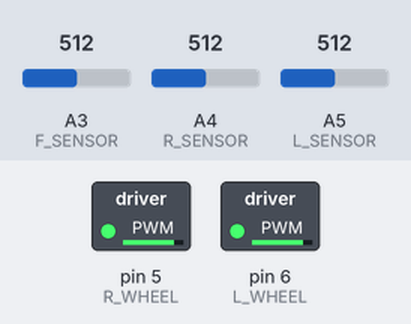
The sketch below on a simulated Arduino Uno, built with avr-gcc and run on an emulated ATmega328P. On the bench: switched loads named in the sketch (green lamp = pin HIGH). The inputs (shaded band) are chosen by the test bench; at power-on: A3 (F_SENSOR) = 512, A4 (R_SENSOR) = 512, A5 (L_SENSOR) = 512.

Above: at 4.2 s.
4.3 s: A3 (F_SENSOR) set to 821
5.8 s: A3 (F_SENSOR) set to 845
At 6.47 s:
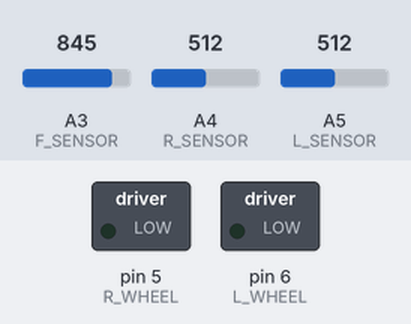
8.8 s: A3 (F_SENSOR) set to 820
10.6 s: A4 (R_SENSOR) set to 340
At 11.1 s:
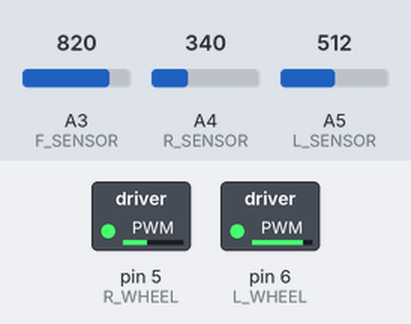
12.1 s: A5 (L_SENSOR) set to 340
At 13.3 s:
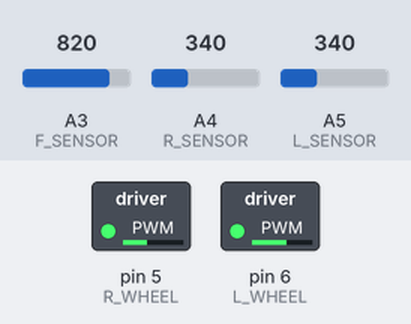
13.6 s: A5 (L_SENSOR) set to 360
At 14.6 s:
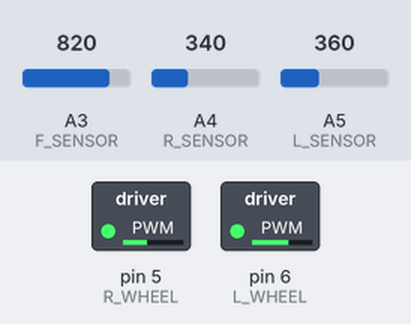
Timing chart, 0 to 16.1 s (numbered marks = the images above; inputs shaded):
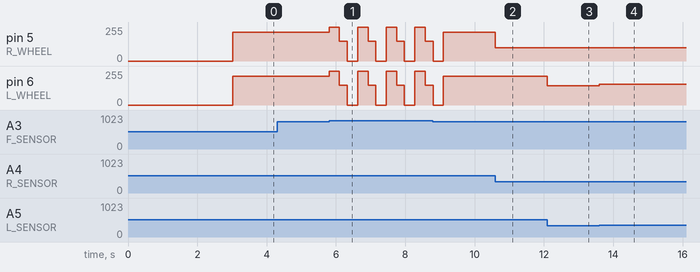

The sketch:

Capstone.ino
```cpp
//Battery2
  //---
  //7.2 V (Much later)

//Battery3
  //9.6 V
  //8.3 V (1.5 hrs)

//Battery4
  //9.68 V
  //8.6 (30 min) (ideal!) (as in, we gucci)

//IR Sensors
#define L_SENSOR 19
#define F_SENSOR 17
#define R_SENSOR 18

//H-Bridge Pins
#define L_1 9
#define L_2 10
#define R_1 7
#define R_2 8

//Wheels
#define R_WHEEL 5
#define L_WHEEL 6

//Best: K_P = 0.4, K_P_R = 10.5, K_D = 2, K_D_R = 2
//New Best: K_P = 0.4, K_P_R = 12.5, K_D = 9, K_D_R = 17
double K_P = 0.40;  //for PD
double K_P_R = 12.5;
double K_D = 9;
double K_D_R = 17;
int L_prevError = 0;
int R_prevError = 0;

long L_zero = 0;  //calibration
long F_zero = 0;
long R_zero = 0;

int L_BASE = 215; //base speeds
int R_BASE = 215;

//previously moving output
//int R_prev = R_BASE;
//int L_prev = L_BASE;

//turning corrections
double L_correction = 1.5;
double R_correction = 2.5;

const bool debug = false;

void setup()
{
  Serial.begin(9600);

  //allow for user to place the car before calibration
  delay(3000);

  //average of the values
  for (int i = 0; i < 100; i++)
  {
    L_zero += analogRead(L_SENSOR);
    R_zero += analogRead(R_SENSOR);
  }

  L_zero /= 100;
  R_zero /= 100;

  //Set H-Bridge pins to go straight
  digitalWrite(L_1, LOW);
  digitalWrite(L_2, HIGH);
  digitalWrite(R_1, HIGH);
  digitalWrite(R_2, LOW);
}

void loop()
{
  //turn();
  //gottaGoFast();  //hack into the matrix
  int L_READ = analogRead(L_SENSOR);
  int R_READ = analogRead(R_SENSOR);

  //Measure error
  int L_error = L_READ - L_zero;
  int R_error = R_READ - R_zero;

  //PID control
  int L_output = L_BASE + K_P * L_error + K_D * (L_error - L_prevError);
  int R_output = R_BASE + K_P_R * R_error + K_D_R * (R_error - R_prevError);

  L_output = constrain(L_output, 100, 255);
  R_output = constrain(R_output, 100, 255);

  //checking for emptiness lol
  if (L_READ < 600)
  {
    analogWrite(L_WHEEL, L_output + L_correction * K_D * (L_error - L_prevError));
    analogWrite(R_WHEEL, R_output);
  }
  else if (R_READ < 600)
  {
    analogWrite(L_WHEEL, L_output);
    analogWrite(R_WHEEL, R_output + R_correction * K_D_R * (R_error - R_prevError));
  }
  else
  {
    analogWrite(L_WHEEL, L_output);
    analogWrite(R_WHEEL, R_output);
  }

  L_prevError = L_error;
  R_prevError = R_error;

  //L_prev = L_output;
  //R_prev = R_output;

//  Serial.println(String(L_READ) + " - " + String(L_zero) + " = " + String(L_error));
//  Serial.println(String(K_P * L_error) + " - " + String(K_D * (L_error - L_prevError)) + " = " + String(L_output));
//  Serial.println(String(R_READ) + " - " + String(R_zero) + " = " + String(R_error));
//  Serial.println(String(K_P_R * R_error) + " - " + String(K_D_R * (R_error - R_prevError)) + " = " + String(R_output) + '\n');

  if(debug)
  {
    Serial.println("Left proportional: " + String(K_P * L_error));
    Serial.println("Right proportional: " + String(K_P_R * R_error));
    Serial.println("=========================");
    Serial.println("Left derivative: " + String(K_D * (L_error - L_prevError)));
    Serial.println("Right derivative: " + String(K_D * (R_error - R_prevError)));
    Serial.println("=========================");
    Serial.println("Left output: " + String(L_output));
    Serial.println("Right output: " + String(R_output));
    Serial.println("Left read: " + String(L_READ));
    Serial.println("Right read: " + String(R_READ));
    Serial.println("*************************");
  }

  if(analogRead(F_SENSOR) > 830)  //only turns if the front is blocked
  {
    //fast stop
    digitalWrite(L_1, HIGH);
    digitalWrite(L_2, HIGH);
    digitalWrite(R_1, HIGH);
    digitalWrite(R_2, HIGH);

    analogWrite(L_WHEEL, 255);
    analogWrite(R_WHEEL, 255);

    delay(300);

    analogWrite(L_WHEEL, 0);
    analogWrite(R_WHEEL, 0);

    digitalWrite(L_1, LOW);
    digitalWrite(L_2, HIGH);
    digitalWrite(R_1, HIGH);
    digitalWrite(R_2, LOW);

    if(L_READ < 350)
      left();
    else
      right();

    digitalWrite(L_1, LOW);
    digitalWrite(L_2, HIGH);
    digitalWrite(R_1, HIGH);
    digitalWrite(R_2, LOW);

    delay(300);
  }
}

void turn()
{
  while (true)
  {
    right();
    delay(1000);
    left();
    delay(1000);
  }
}

void gottaGoFast()  //tests the max speed of the car
{
  while (true)
  {
    analogWrite(L_WHEEL, 250);
    analogWrite(R_WHEEL, 250);
  }
}

void left() //90 degree turn
{
  digitalWrite(R_1, LOW);
  digitalWrite(R_2, HIGH);

  analogWrite(L_WHEEL, 150);
  analogWrite(R_WHEEL, 150);

  //delay(295);
  delay(225);

  digitalWrite(R_1, HIGH);
  digitalWrite(R_2, LOW);

  analogWrite(L_WHEEL, 0);
  analogWrite(R_WHEEL, 0);
}

void right()  //90 degree turn
{
  digitalWrite(L_1, HIGH);
  digitalWrite(L_2, LOW);

  analogWrite(L_WHEEL, 150);
  analogWrite(R_WHEEL, 150);

  //delay(295);
  delay(225);

  digitalWrite(L_1, LOW);
  digitalWrite(L_2, HIGH);

  analogWrite(L_WHEEL, 0);
  analogWrite(R_WHEEL, 0);
}
```

Measured:
- the behaviour switches between 830 and 831 on A3 (F_SENSOR) (found by bisection; images 0 and 1)
- after the input at 4.3 s, every drawn part: stays the same
- after the input at 5.8 s, pin 5 (R_WHEEL), pin 6 (L_WHEEL): 215/255 → 255/255 at once, then repeats every 0.83 s: 150/255 0.23 s, 0/255 0.30 s, 255/255 0.30 s
- after the input at 10.6 s, pin 5 (R_WHEEL): 215/255 → 100/255 at once
- after the input at 12.1 s, pin 6 (L_WHEEL): 215/255 → 146/255 at once
- after the input at 13.6 s, pin 6 (L_WHEEL): 146/255 → 154/255 at once
